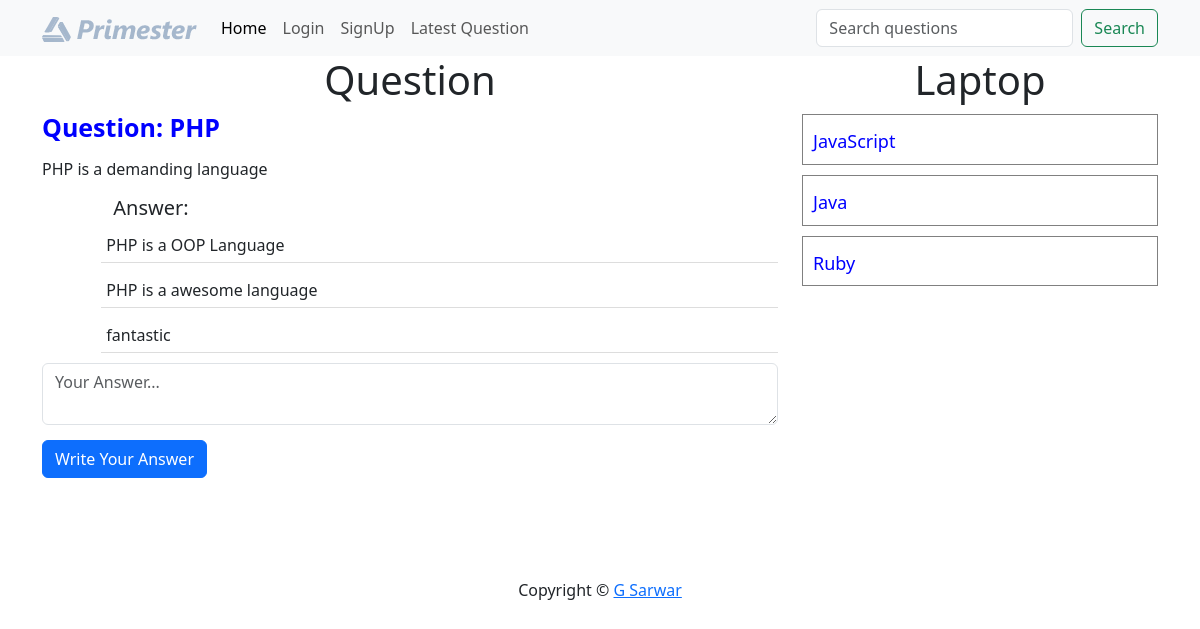
The app's page /?q-id=2 with its own data.
### tables this page shows
CREATE TABLE `questions` (
  `id` int(10) NOT NULL,
  `title` varchar(100) NOT NULL,
  `description` varchar(300) NOT NULL,
  `category_id` int(10) NOT NULL,
  `user_id` int(10) NOT NULL
);

CREATE TABLE `answers` (
  `id` int(10) NOT NULL,
  `answer` varchar(300) NOT NULL,
  `question_id` int(10) NOT NULL,
  `user_id` int(10) NOT NULL
);

CREATE TABLE `category` (
  `id` int(30) NOT NULL,
  `name` varchar(100) NOT NULL
);

### client/question-details.php (the view, shortened to what this page needs)
<div class="container">
    <div class="row">
        <div class="col-md-8">
        <h1 class="heading">Question</h1>
            <?php
                include("./common/db.php");
                $query = "select * from questions where id = $qid";
                $result = $conn->query($query);
                $row = $result->fetch_assoc();
                $cid = $row['category_id'];
                echo "<h4 class='margin-bottom-15 question-title'>Question: ".$row['title']."</h4>";
                echo "<p class='margin-bottom-15'>".$row['description']."</p>";
                include("answers.php");
            ?>
            <form action="./server/requests.php" method="post">
                <textarea name="answer" placeholder="Your Answer..." class="form-control margin-bottom-15"></textarea>
                <button class="btn btn-primary">Write Your Answer</button>
            </form>
        </div>
        <div class="col-md-4">
            <?php
                $categoryQuery = "select name from category where id = $cid";
                $categoryResult = $conn->query($categoryQuery);
                $categoryRow = $categoryResult->fetch_assoc();
                echo "<h1 class='heading'>".ucfirst($categoryRow['name'])."</h1>";
                $query = "select * from questions where category_id = $cid && id!=$qid";
                $result = $conn->query($query);
                foreach($result as $row){
                    $id = $row['id'];
                    $title =  $row['title'];
                    echo "<div class='row question-list'>
                        <h4><a href='?q-id=$id'>{$title}</a></h4>
                    </div>";
                }
            ?>
        </div>
    </div>
</div>

### client/answers.php
<div class="container">
    <div class="offset-md-1">
        <h5>Answer: </h5>
        <?php
            $query = "select * from answers where question_id = $qid";
            $result = $conn->query($query);
            foreach($result as $row){
                $answer = $row['answer'];
                echo "<div class='row'>
                    <p class='para-style'>$answer</p>
                </div>";
            }
        ?>
    </div>
</div>

### public/style.css (style rules this page uses)
.heading { text-align: center; }
.margin-bottom-15 { margin-bottom: 15px; }
.question-list { border: 1px solid gray; margin: 10px 0; padding: 10px 10px; }
.question-list h4 { margin: 0; padding: 0; }
.question-list a { text-decoration: none; font-size: 18px; color: blue; }
.question-title { font-size: 25px; font-weight: 600; color: blue; }
.para-style { border-bottom: 1px solid #ddd; margin-bottom: 10px; padding: 5px; }

### records on screen
questions: title "PHP", description "PHP is a demanding language"
answers: answer "PHP is a OOP Language"
answers: answer "PHP is a awesome language"
answers: answer "fantastic"
category: name "Laptop"
questions: title "JavaScript"
questions: title "Java"
questions: title "Ruby"
